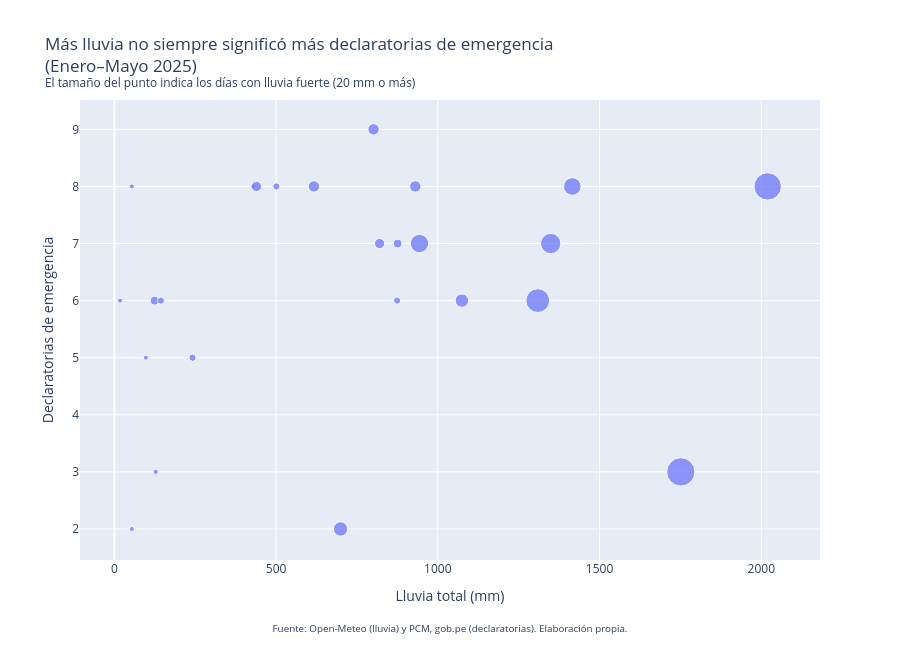

The cell this chart's notebook holds for it:
### Markdown cell above
##### ¿Hay más declaratorias de emergencia en los departamentos más llueve?

### Code cell
# Título
fig2.update_layout(title="Más lluvia no siempre significó más declaratorias de emergencia<br>(Enero–Mayo 2025)"
                         "<br><sup>El tamaño del punto indica los días con lluvia fuerte (20 mm o más)</sup>")

# Nombres de los ejes
fig2.update_xaxes(title_text="Lluvia total (mm)<br><br><sup>Fuente: Open-Meteo (lluvia) y PCM, gob.pe (declaratorias). Elaboración propia.</sup>")
fig2.update_yaxes(title_text="Declaratorias de emergencia")
fig2.show()

### Figure 1 — Plotly figure (JSON) as saved in the notebook; plotly's stock layout.template omitted (floating-point values rounded to 4 significant figures)
{"data": [{"customdata": [[1, 0], [12, 11], [4, 3], [4, 3], [2, 1], [3, 2], [1, 0], [5, 4], [5, 4], [5, 4], [3, 2], [16, 15], [2, 1], [1, 0], [1, 0], [29, 28], [31, 30], [1, 0], [2, 1], [2, 1], [7, 6], [13, 12], [1, 0], [8, 7], [22, 21]], "hovertemplate": "<b>%{hovertext}</b><br><br>lluvia_total_mm=%{x}<br>declaratorias=%{y}<br>Días con lluvia fuerte=%{customdata[1]}<extra></extra>", "hovertext": ["Amazonas", "Áncash", "Apurímac", "Arequipa", "Ayacucho", "Cajamarca", "Callao", "Cusco", "Huancavelica", "Huánuco", "Ica", "Junín", "La Libertad", "Lambayeque", "Lima", "Loreto", "Madre de Dios", "Moquegua", "Pasco", "Piura", "Puno", "San Martín", "Tacna", "Tumbes", "Ucayali"], "legendgroup": "", "marker": {"color": "#636efa", "size": [1, 12, 4, 4, 2, 3, 1, 5, 5, 5, 3, 16, 2, 1, 1, 29, 31, 1, 2, 2, 7, 13, 1, 8, 22], "sizemode": "area", "sizeref": 0.0775, "symbol": "circle"}, "mode": "markers", "name": "", "orientation": "v", "showlegend": false, "type": "scatter", "x": [427.9, 1416.0, 820.0, 439.4, 500.8, 875.7, 54.0, 801.3, 930.4, 617.0, 124.3, 1349.0, 143.8, 128.1, 54.0, 2020.0, 1751.0, 97.5, 874.2, 241.6, 1074.0, 943.3, 17.4, 699.1, 1309.0], "xaxis": "x", "y": [8, 8, 7, 8, 8, 7, 2, 9, 8, 8, 6, 7, 6, 3, 8, 8, 3, 5, 6, 5, 6, 7, 6, 2, 6], "yaxis": "y"}], "layout": {"height": 650, "legend": {"itemsizing": "constant", "tracegroupgap": 0}, "margin": {"t": 100}, "title": {"text": "Más lluvia no siempre significó más declaratorias de emergencia<br>(Enero–Mayo 2025)<br><sup>El tamaño del punto indica los días con lluvia fuerte (20 mm o más)</sup>"}, "xaxis": {"anchor": "y", "domain": [0, 1], "title": {"text": "Lluvia total (mm)<br><br><sup>Fuente: Open-Meteo (lluvia) y PCM, gob.pe (declaratorias). Elaboración propia.</sup>"}}, "yaxis": {"anchor": "x", "domain": [0, 1], "title": {"text": "Declaratorias de emergencia"}}}}
